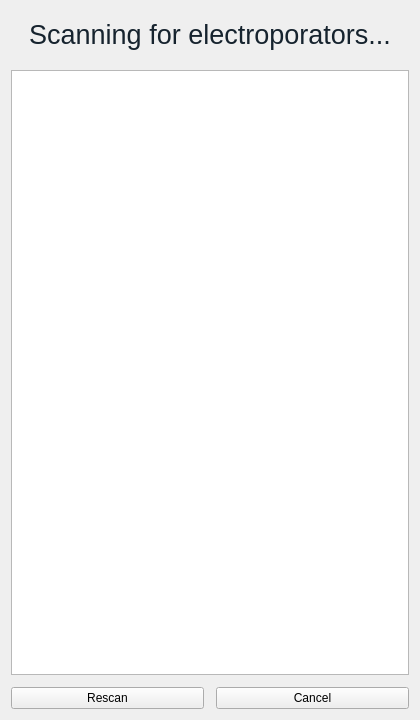
<?xml version="1.0" encoding="UTF-8"?>
<ui version="4.0">
 <class>ScanPage</class>
 <widget class="QWidget" name="ScanPage">
  <property name="geometry">
   <rect>
    <x>0</x>
    <y>0</y>
    <width>420</width>
    <height>720</height>
   </rect>
  </property>
  <property name="windowTitle">
   <string>Select device</string>
  </property>
  <property name="styleSheet">
   <string notr="true">/* ScanPage lives inside MainWindow's QStackedWidget, so it inherits the
   Instrument Light rules from there. These are the page-local additions
   only - keep the palette itself in one place, in mainwindow.ui. */
QLabel#lblScanTitle { color: #16232e; font-size: 20pt; padding: 8px; }</string>
  </property>
  <layout class="QVBoxLayout" name="layoutRoot">
   <property name="spacing">
    <number>12</number>
   </property>
   <item>
    <widget class="QLabel" name="lblScanTitle">
     <property name="text">
      <string>Scanning for electroporators...</string>
     </property>
     <property name="alignment">
      <set>Qt::AlignmentFlag::AlignCenter</set>
     </property>
    </widget>
   </item>
   <item>
    <widget class="QListWidget" name="listDevices"/>
   </item>
   <item>
    <layout class="QHBoxLayout" name="layoutButtons">
     <item>
      <widget class="QPushButton" name="btnRescan">
       <property name="text">
        <string>Rescan</string>
       </property>
      </widget>
     </item>
     <item>
      <widget class="QPushButton" name="btnCancelScan">
       <property name="text">
        <string>Cancel</string>
       </property>
      </widget>
     </item>
    </layout>
   </item>
  </layout>
 </widget>
 <resources/>
 <connections/>
</ui>
